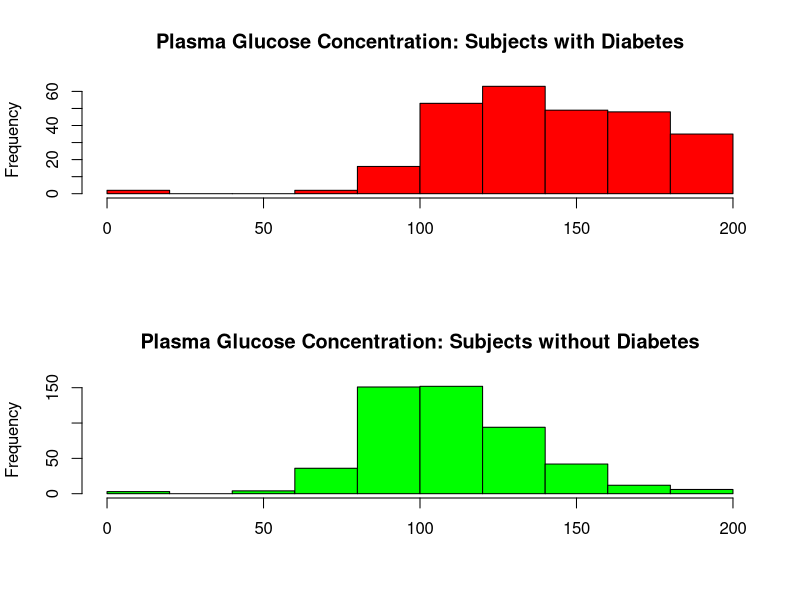
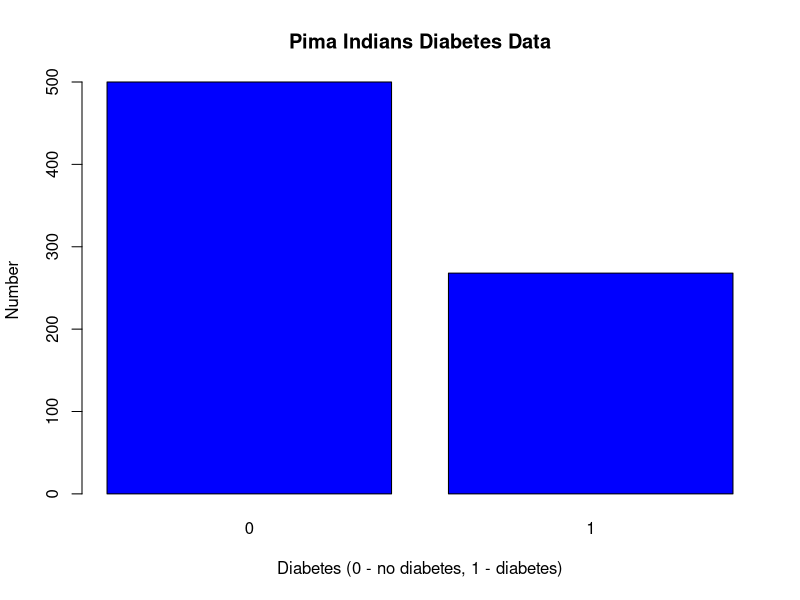

Reproduce these figures in R, in order.
# Write the line of code that transforms the 
# data in the text file to a data frame

pima <- read.table(
    file = "pima-indians-diabetes.txt",
    header = TRUE,
    sep = ","
)

# Write the line of code that shows the 
# first 6 rows of data in the data frame

head(pima)

# Write the line of code that changes the default 
# graphic parameters so that plots are grouped
# in 2 rows and 1 column

par(mfrow = c(2, 1))

# Write the lines of code that use the hist 
# function with the data frame to generate the
# histograms illustrated below

hist(pima$Glucose[pima$Diabetes == "1"],
    main = "Plasma Glucose Concentration: Subjects with Diabetes",
    ylab = "Frequency",
    xlab = "",
    col = "red"
)

hist(pima$Glucose[pima$Diabetes == "0"],
    main = "Plasma Glucose Concentration: Subjects without Diabetes",
    ylab = "Frequency",
    xlab = "",
    col = "green"
)

# Write the line of code that restores the default 
# graphic parameters so that plots are no
# longer grouped in 2 rows and 1 column
par(mfrow = c(1, 1))

# Write the line of code that creates a table that 
# contains the data values in the Diabetes
# variable in the data frame

diabetes <- table(pima$Diabetes)

# Write the line of code that gives the table 
# to the barplot function to generate the bar chart
# below

barplot(diabetes,
    col = "blue",
    main = "Pima Indians Diabetes Data",
    xlab = "Diabetes (0 - no diabetes, 1 - diabetes)",
    ylab = "Number"
)

# Write the line of code that uses the summary function
# with the data frame to generate the
# following statistical information of the
# glucose variable for subjects with diabetes
summary(pima$Glucose[pima$Diabetes == "1"])

# Write the line of code that loads and attaches the psych package
require(psych)

# rite the line of code that uses the describe
# function with the data frame to generate the
# following statistical information of the glucose
# variable for subjects with diabetes
describe(pima$Glucose[pima$Diabetes == "1"])

# Write the line of code that detaches and unloads the psych package
detach(
    package:psych,
    unload = TRUE
)

# Write the line of code that clears all variables from global environment
rm(list = ls())
